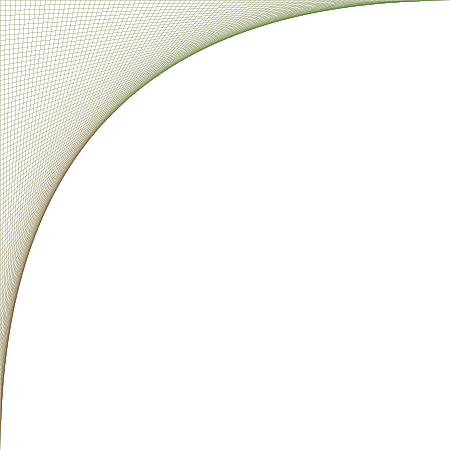
Frame 1 (no input)
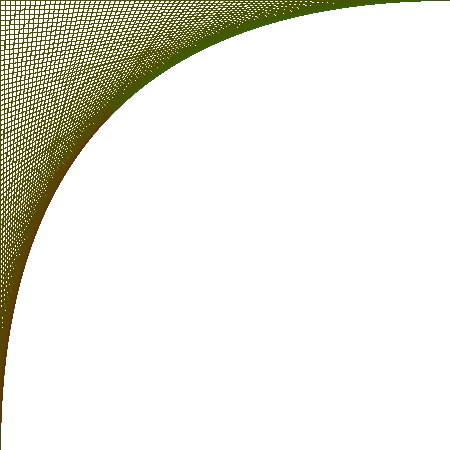
Frame 60 (the mouse pressed at the canvas centre just before this capture)
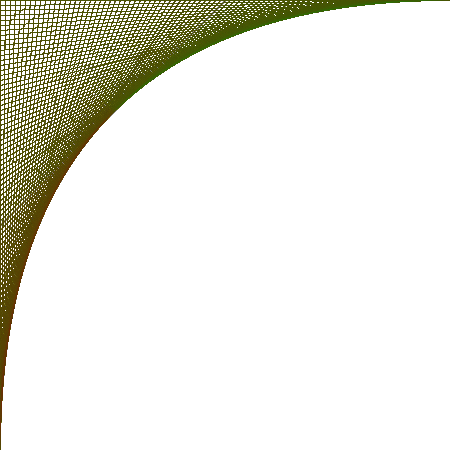
Frame 120 (the mouse held since frame 60 and released just before this capture)

The Processing sketch that drew these frames (run headless with seeded random() and noise(); from frame 60 on, the mouse is pressed at the canvas centre):

// Processing sketch: processing_26754
// ── processing_26754.pde

void setup(){
  background(255);
  size(450,450);
 
}
 
 
 
void draw(){

  int mx=450;
  int stp=5;
   
  
  
  for(int i=0; i <= mx; i = i+stp){
   stroke(0,153,0);
   strokeWeight(0.07);
  line (i,0, 0, mx-i);
  stroke(153,0,0);
  strokeWeight(0.07);
  line (0, i, mx-i, 0);
  }
}
